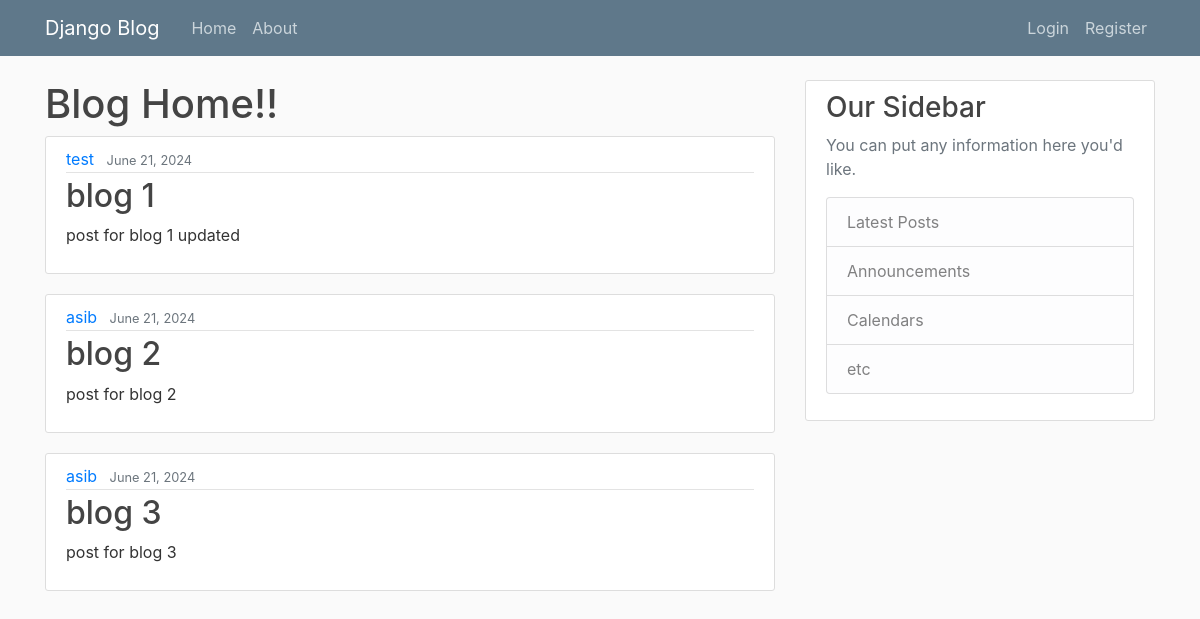
The page / on the database its author committed.
### blog/models.py (models this page shows, shortened)
class Post(models.Model):
    title = models.CharField(max_length=100)
    content = models.TextField()
    post_time = models.DateTimeField(default=timezone.now)
    auth = models.ForeignKey(User, on_delete=models.CASCADE)

### blog/views.py (the view)
# urls.py: path('', views.home, name='blog-home'),
def home(request):
    context = {'posts': Post.objects.all()}
    return render(request, 'blog/home.html', context)

### blog/templates/blog/home.html
{%extends 'blog/base.html'%}
{%block content%}
    <h1>Blog Home!!</h1>
    {%for post in posts%}
        <article class="media content-section">
            <div class="media-body">
            <div class="article-metadata">
                <a class="mr-2" href="#">{{ post.auth }}</a>
                <small class="text-muted">{{ post.post_time|date:"F d, Y" }}</small>
            </div>
            <h2><a class="article-title" href="#">{{ post.title }}</a></h2>
            <p class="article-content">{{ post.content }}</p>
            </div>
        </article>
    {%endfor%}
{%endblock content%}

### blog/static/blog/main.css (style rules this page uses)
body { background: #fafafa; color: #333333; margin-top: 5rem; }
h1, h2, h3, h4, h5, h6 { color: #444444; }
.content-section { background: #ffffff; padding: 10px 20px; border: 1px solid #dddddd; border-radius: 3px; margin-bottom: 20px; }
.article-title { color: #444444; }
.article-content { white-space: pre-line; }
.article-metadata { padding-bottom: 1px; margin-bottom: 4px; border-bottom: 1px solid #e3e3e3 }

### rows shown on the page
Post: auth "test", post_time "June 21, 2024", title "blog 1", content "post for blog 1 updated"
Post: auth "asib", post_time "June 21, 2024", title "blog 2", content "post for blog 2"
Post: auth "asib", post_time "June 21, 2024", title "blog 3", content "post for blog 3"
